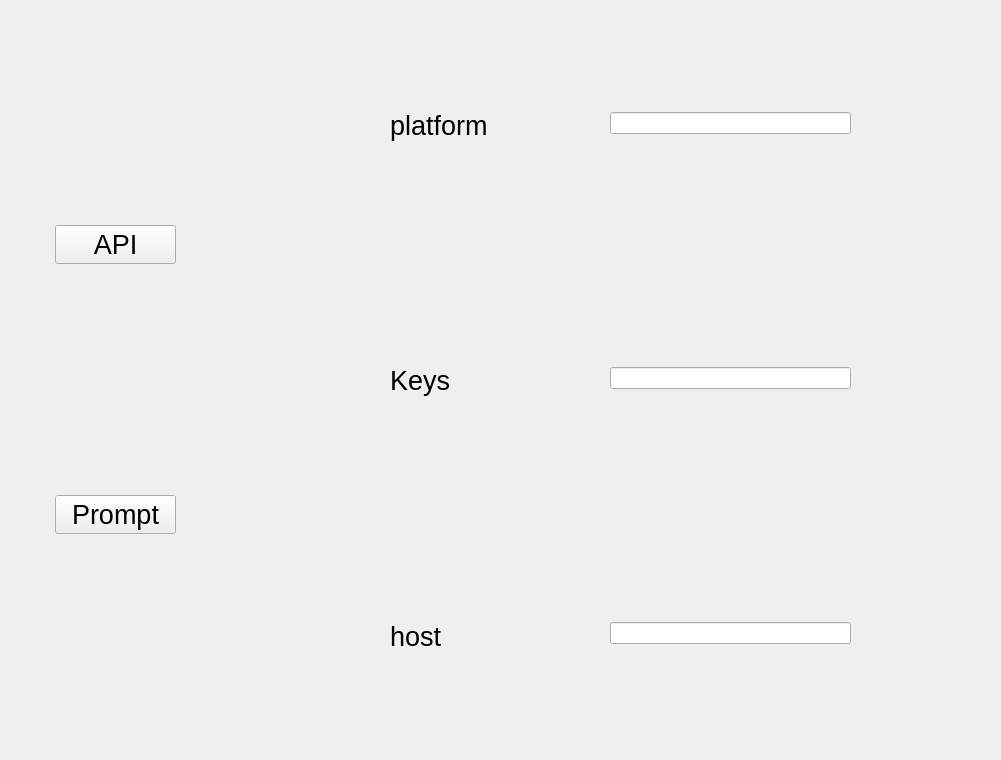
<?xml version="1.0" encoding="UTF-8"?>
<ui version="4.0">
 <class>Form</class>
 <widget class="QWidget" name="Form">
  <property name="geometry">
   <rect>
    <x>0</x>
    <y>0</y>
    <width>1001</width>
    <height>760</height>
   </rect>
  </property>
  <property name="windowTitle">
   <string>GPT SETTING</string>
  </property>
  <widget class="QWidget" name="verticalLayoutWidget">
   <property name="geometry">
    <rect>
     <x>0</x>
     <y>0</y>
     <width>231</width>
     <height>761</height>
    </rect>
   </property>
   <layout class="QVBoxLayout" name="verticalLayout">
    <property name="leftMargin">
     <number>55</number>
    </property>
    <property name="rightMargin">
     <number>55</number>
    </property>
    <item>
     <widget class="QPushButton" name="pushButton_2">
      <property name="font">
       <font>
        <pointsize>20</pointsize>
       </font>
      </property>
      <property name="text">
       <string>API</string>
      </property>
     </widget>
    </item>
    <item>
     <widget class="QPushButton" name="pushButton">
      <property name="font">
       <font>
        <pointsize>20</pointsize>
       </font>
      </property>
      <property name="text">
       <string>Prompt</string>
      </property>
     </widget>
    </item>
   </layout>
  </widget>
  <widget class="QWidget" name="verticalLayoutWidget_2">
   <property name="geometry">
    <rect>
     <x>390</x>
     <y>0</y>
     <width>131</width>
     <height>761</height>
    </rect>
   </property>
   <layout class="QVBoxLayout" name="verticalLayout_2">
    <item>
     <widget class="QLabel" name="label_3">
      <property name="font">
       <font>
        <pointsize>20</pointsize>
       </font>
      </property>
      <property name="text">
       <string>platform</string>
      </property>
     </widget>
    </item>
    <item>
     <widget class="QLabel" name="label">
      <property name="font">
       <font>
        <pointsize>20</pointsize>
       </font>
      </property>
      <property name="text">
       <string>Keys</string>
      </property>
     </widget>
    </item>
    <item>
     <widget class="QLabel" name="label_2">
      <property name="font">
       <font>
        <pointsize>20</pointsize>
       </font>
      </property>
      <property name="text">
       <string>host</string>
      </property>
     </widget>
    </item>
   </layout>
  </widget>
  <widget class="QWidget" name="verticalLayoutWidget_3">
   <property name="geometry">
    <rect>
     <x>610</x>
     <y>-1</y>
     <width>241</width>
     <height>761</height>
    </rect>
   </property>
   <layout class="QVBoxLayout" name="verticalLayout_3">
    <property name="spacing">
     <number>120</number>
    </property>
    <item>
     <widget class="QLineEdit" name="lineEdit_2"/>
    </item>
    <item>
     <widget class="QLineEdit" name="lineEdit_3"/>
    </item>
    <item>
     <widget class="QLineEdit" name="lineEdit"/>
    </item>
   </layout>
  </widget>
 </widget>
 <resources/>
 <connections/>
</ui>
